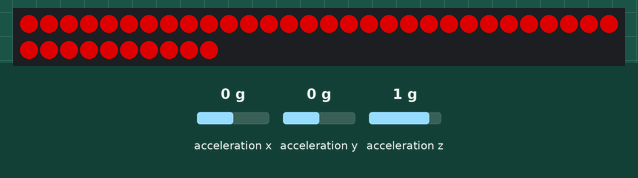
Recording of a sketch running on a simulated Arduino Uno, built with avr-gcc and run on an emulated ATmega328P. On the bench: 40 RGB LEDs in strip order, left to right, continuing on the next row. Inputs (shaded band) come from the test bench; at power-on: acceleration x 0 g, acceleration y 0 g, acceleration z 1 g. Dim RGB values are drawn brighter than linear; random numbers use the default seed unless the sketch sets one.

Above: at 1.2 s.
1.3 s: acceleration x set to -0.2 g
At 2.5 s:
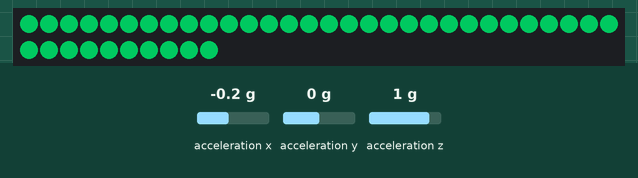
2.8 s: acceleration y set to -1.4 g
At 4.0 s:
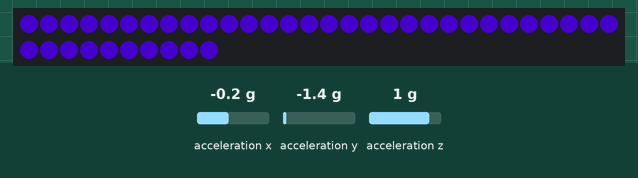
4.3 s: acceleration x set to 0.8 g
At 4.7 s:
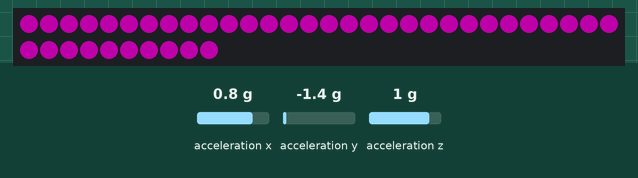
5.8 s: acceleration y set to -0.8 g
7.3 s: acceleration y set to 1.4 g
At 8.2 s:
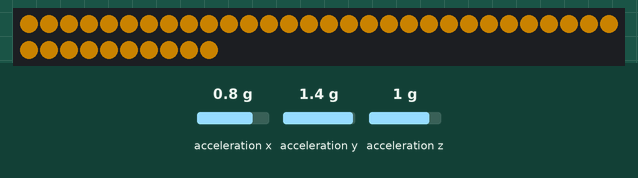
8.8 s: acceleration x set to 0 g
Timing chart, 0 to 11.3 s (numbered marks = the images above; inputs shaded):
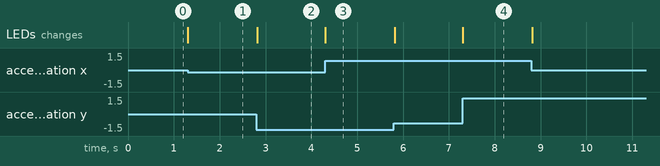

Measured:
- the behaviour switches between 0 and -0.1 g on acceleration x (found by bisection; images 0 and 1)
- after the input at 1.3 s, the LEDs: change at once (image 1)
- after the input at 2.8 s, the LEDs: change at once (image 2)
- after the input at 4.3 s, the LEDs: change at once (image 3)
- after the input at 7.3 s, the LEDs: change at once (image 4)

The sketch:

XY_Adjust_Hue_Fixed_SL.ino
```cpp
#include <FastLED.h>
#include <Adafruit_ADXL345_U.h>

#define DATA_PIN 2
#define NUM_LEDS 40
#define CS_PIN 10

#define SCK_PIN  13
#define MISO_PIN 12
#define MOSI_PIN 11

CRGB leds[NUM_LEDS];

Adafruit_ADXL345_Unified accel = Adafruit_ADXL345_Unified(SCK_PIN, MISO_PIN, MOSI_PIN, CS_PIN);

enum AnimationState {
  HSL_ANIMATION,
  RAPID_CHANGE_ANIMATION
};

AnimationState currentState = HSL_ANIMATION;

// Previous acceleration data and timestamp
float previousAngle = 0.0;
unsigned long previousTime = 0;

// Double tap variables
float previousMag = 0.0;
unsigned long lastTap = 0;
const unsigned long doubleTapWindow = 250;
const float threshold = 20.0;
unsigned long lastDoubleTapTime = 0;

void setup() {
  Serial.begin(115200);
  FastLED.addLeds<WS2812B, DATA_PIN, GRB>(leds, NUM_LEDS);
  FastLED.setBrightness(153);  // Set global brightness to 60%

  pinMode(CS_PIN, OUTPUT);
  digitalWrite(CS_PIN, HIGH);

  if (!accel.begin()) {
    Serial.println("Failed to initialize accelerometer!");
    while (1);
  }

  accel.setRange(ADXL345_RANGE_16_G);
}

//... (rest of the code remains unchanged)

void loop() {
  sensors_event_t event;
  accel.getEvent(&event);

  // Double tap detection
  float magnitude = sqrt(event.acceleration.x * event.acceleration.x +
                         event.acceleration.y * event.acceleration.y +
                         event.acceleration.z * event.acceleration.z);

  if (abs(magnitude - previousMag) > threshold) {
    unsigned long currentTime = millis();
    if (currentTime - lastTap < doubleTapWindow && currentTime - lastDoubleTapTime > 800) {  // 500ms cooldown
      Serial.println("Double tap detected");
      currentState = (currentState == HSL_ANIMATION) ? RAPID_CHANGE_ANIMATION : HSL_ANIMATION;
      lastDoubleTapTime = currentTime;
    }
    lastTap = currentTime;
  }

  previousMag = magnitude;

  float angle;
  byte hue;
  float currentAngle;
  unsigned long currentTime;

  switch (currentState) {
    case HSL_ANIMATION:
      angle = atan2(event.acceleration.y, event.acceleration.x) * (180.0 / PI);
      if (angle < 0) angle += 360;
      hue = map(angle, 0, 340, 0, 240);
      fill_solid(leds, NUM_LEDS, CHSV(hue, 255, 255));
      break;

    case RAPID_CHANGE_ANIMATION:
      currentAngle = atan2(event.acceleration.y, event.acceleration.x) * (180.0 / PI);
      currentTime = millis();
      if (abs(currentAngle - previousAngle) > 120 && (currentTime - previousTime) <= 800) {
        fill_solid(leds, NUM_LEDS, CHSV(random8(), 255, 255));
      }
      previousAngle = currentAngle;
      previousTime = currentTime;
      break;
  }

  FastLED.show();
  delay(20);
}
```
